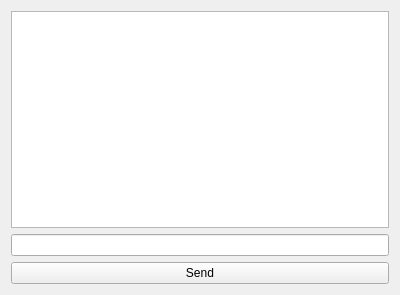
<?xml version="1.0" encoding="UTF-8"?>
<ui version="4.0">
 <class>ChatWindow</class>
 <widget class="QWidget" name="ChatWindow">
  <property name="geometry">
   <rect>
    <x>0</x>
    <y>0</y>
    <width>400</width>
    <height>295</height>
   </rect>
  </property>
  <property name="windowTitle">
   <string>ChatWindow</string>
  </property>
  <layout class="QVBoxLayout" name="verticalLayout">
   <item>
    <widget class="QListWidget" name="messagesList"/>
   </item>
   <item>
    <widget class="QLineEdit" name="messageInput"/>
   </item>
   <item>
    <widget class="QPushButton" name="sendButton">
     <property name="text">
      <string>Send</string>
     </property>
    </widget>
   </item>
  </layout>
 </widget>
 <resources/>
 <connections/>
</ui>
